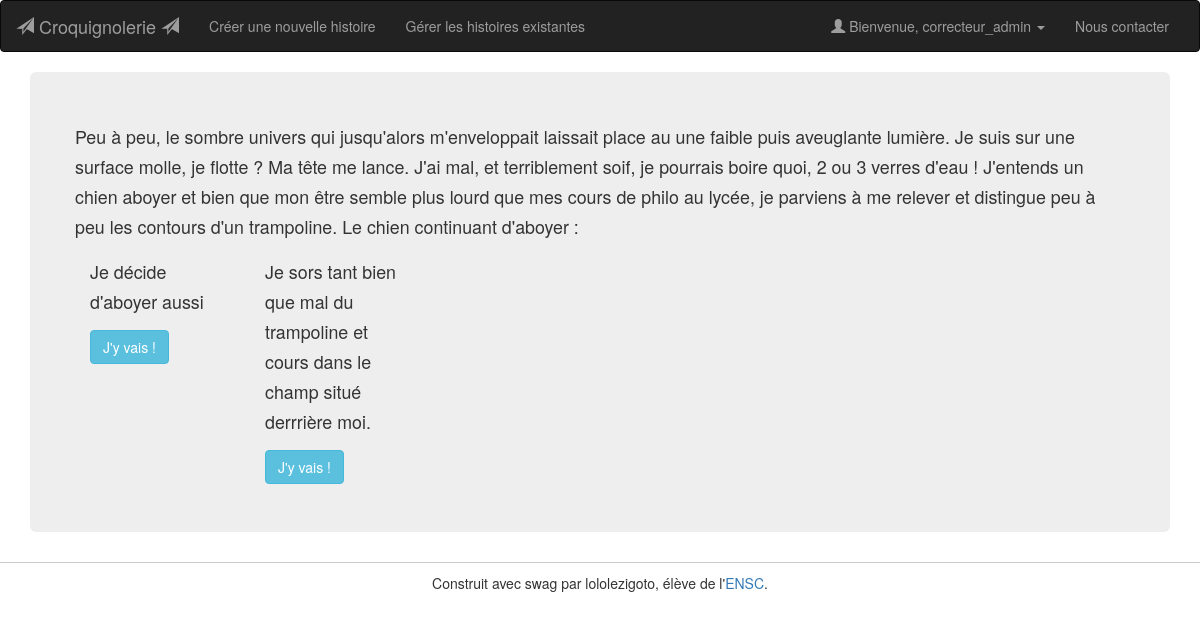
Page /firstpage.php?id=1 (signed in) on the committed database.
### tables this page shows
CREATE TABLE `pages` (
  `id_pages` int(11) NOT NULL,
  `text_page` text,
  `id_histoire` int(11) DEFAULT NULL,
  `desc_courte` text,
  `est_victoire_echec` tinyint(4) NOT NULL DEFAULT '1' COMMENT '0 pour echec, 1 pour ni victoire ni defaite, 2 pour victoire'
);

CREATE TABLE `liens_pages` (
  `id_lien` int(11) NOT NULL,
  `id_page_depart` int(11) DEFAULT NULL,
  `id_page_arrivee` int(11) NOT NULL,
  `id_histoire` int(11) NOT NULL
);

### firstpage.php (the view, shortened to what this page needs)
<?php
$id = $_GET["id"];
$titrehistoire = $_GET["story"];
?>
<!doctype html>
<html>
<?php include("includes/connect.php");
$maRequete = "SELECT * FROM pages WHERE id_pages = 1";
    $response = $BDD->query($maRequete);
    $ligne = $response->fetch();
    $idpage = $ligne["id_pages"];
    $texte = $ligne["text_page"];
    $idhistoire = $ligne["id_histoire"];
?>
<head>
    <link href="lib/bootstrap/css/bootstrap.min.css" rel="stylesheet">
    <link href="css/style.css" rel="stylesheet">
</head>
<body>
<?php
if(!empty($_SESSION['user']))
    include("includes/navbar_connected.php");
else
    include("includes/navbar.php");
?>
<div class="container">
        <div class="jumbotron">
            <div class="row">
                <div class="col- 1">
                    <p><small><?= $texte?></small></p>
                </div>
                <?php
                $maRequete2 = "SELECT * FROM liens_pages WHERE id_histoire = $id AND id_page_depart = $idpage";
                $response2 = $BDD->query($maRequete2);
                $nbchoix = $response2->rowCount();
                foreach ($response2 as $ligne2)
                {
                    $idpagechoix = $ligne2["id_page_arrivee"];
                    $maRequete3 = "SELECT * FROM pages WHERE id_pages = $idpagechoix";
                    $response3 = $BDD->query($maRequete3);
                    $ligne3 = $response3->fetch();
                    $descourte = $ligne3["desc_courte"];
                    ?>
                    <div class="col-sm-<?=$nbchoix?>">
                    <p><small><?= $descourte?></small></p>
                    <a href="page.php?story=<?=$titrehistoire?>&idstory=<?=$idhistoire?>&idpage=<?=$idpagechoix?>" class="btn btn-info" role="button"> J'y vais !</a>
                </div>
                <?php
                }
                ?>
            </div>
        </div>
            </div>
    <footer class="footer">
    Construit avec swag par lololezigoto, élève de l'<a href="https://www.ensc.fr">ENSC</a>.
</footer></div>
<script src="lib/bootstrap/js/bootstrap.min.js"></script></body>
</html>

### css/style.css (style rules this page uses)
.footer { border-top: 1px solid #ccc; padding-top: 10px; margin-bottom: 10px; text-align: center; }

### rows in the picture
pages: text_page "Peu à peu, le sombre univers qui jusqu'alors m'enveloppait laissait place au une faible puis aveuglante lumière. Je suis sur une surface molle, je flotte ? Ma tête me lance. J'ai mal, et terriblement soif, je pourrais boire quoi, 2 ou 3 verres d'eau ! J'entends un chien aboyer et bien que mon être semble plus lourd que mes cours de philo au lycée, je parviens à me relever et distingue peu à peu les contours d'un trampoline. Le chien continuant d'aboyer :"
liens_pages: id_page_arrivee.desc_courte "Je décide d'aboyer aussi"
liens_pages: id_page_arrivee.desc_courte "Je sors tant bien que mal du trampoline et cours dans le champ situé derrrière moi."

### other values in the picture
$_SESSION['user'] "correcteur_admin"
